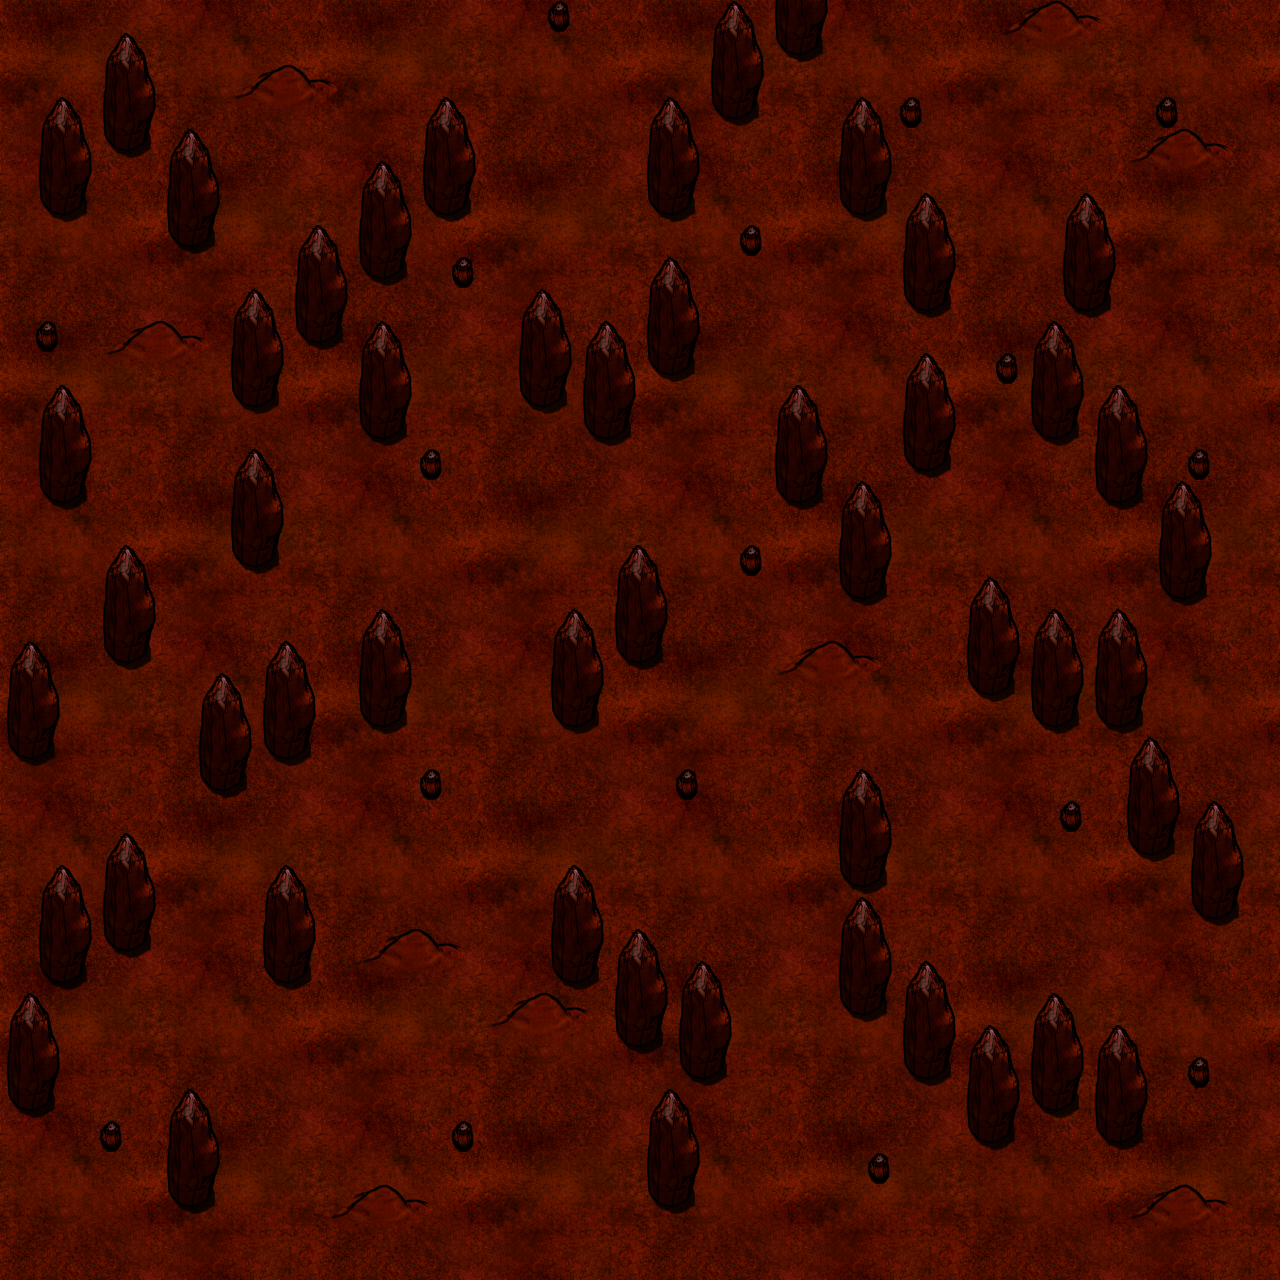

A 2D game scene composited from a Tiled map and its tileset images. What follows is a short description and the map's XML, with each tile layer's data collapsed to a summary:
An orthogonal 40x40 tile map with 32x32 px tiles, 2 tile layers (Kachelebene 1, Kachelebene 2), 2 tilesets and 4 objects (player1, player2, player4, player3).

<map version="1.0" orientation="orthogonal" width="40" height="40" tilewidth="32" tileheight="32">
 <tileset firstgid="1" name="tile_ground" tilewidth="32" tileheight="32">
  <image source="tiles/tile_ground.png" width="320" height="320" />
 </tileset>
 <tileset firstgid="101" source="tiles/desert-environment.tsx" />
 <layer name="Kachelebene 1" width="40" height="40">
  <data>[1600 cells, 1600 non-empty, 100 distinct tile ids]</data>
 </layer>
 <layer name="Kachelebene 2" width="40" height="40">
  <data>[1600 cells, 501 non-empty, 17 distinct tile ids]</data>
 </layer>
 <objectgroup name="Objektebene 1" width="40" height="40">
  <object name="spawn" type="player1" x="288" y="160" width="32" height="32">
   <properties>
    <property name="money" value="15000" />
   </properties>
  </object>
  <object name="spawn" type="player2" x="1024" y="160" width="32" height="32">
   <properties>
    <property name="money" value="15000" />
   </properties>
  </object>
  <object name="spawn" type="player4" x="352" y="1088" width="32" height="32">
   <properties>
    <property name="money" value="15000" />
   </properties>
  </object>
  <object name="spawn" type="player3" x="992" y="864" width="32" height="32">
   <properties>
    <property name="money" value="15000" />
   </properties>
  </object>
 </objectgroup>
</map>
